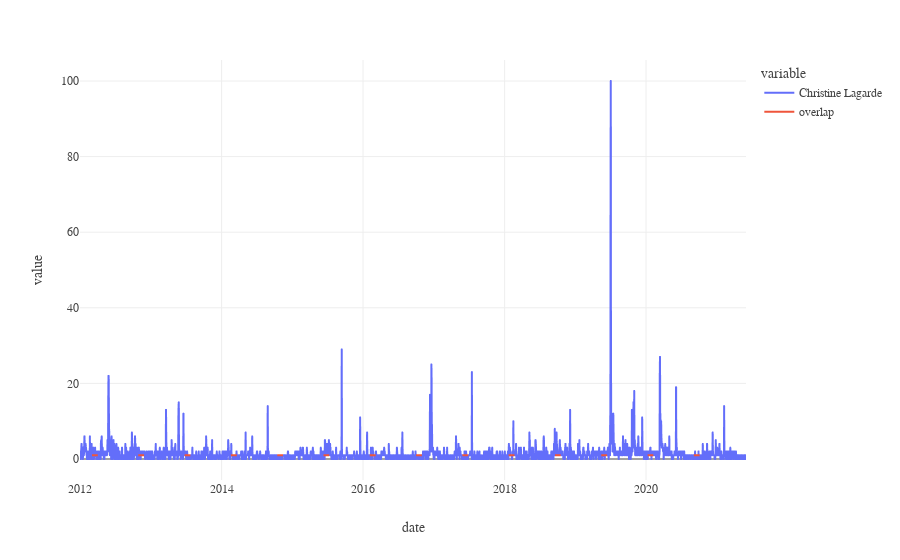

The cell this chart's notebook holds for it:
### Code cell
lagarde_30.plot().update_layout(**plotly_dict)

### Figure 1 — Plotly figure (JSON) as saved in the notebook; plotly's stock layout.template omitted (floating-point values rounded to 4 significant figures; data arrays with more than 128 entries replaced by an {"elided": "..."} marker saying what was removed)
{"data": [{"hovertemplate": "variable=Christine Lagarde<br>date=%{x}<br>value=%{y}<extra></extra>", "legendgroup": "Christine Lagarde", "line": {"color": "#636efa", "dash": "solid"}, "marker": {"symbol": "circle"}, "mode": "lines", "name": "Christine Lagarde", "showlegend": true, "type": "scattergl", "x": {"elided": "3439 str values"}, "xaxis": "x", "y": {"elided": "3439 int values"}, "yaxis": "y"}, {"hovertemplate": "variable=overlap<br>date=%{x}<br>value=%{y}<extra></extra>", "legendgroup": "overlap", "line": {"color": "#EF553B", "dash": "solid"}, "marker": {"symbol": "circle"}, "mode": "lines", "name": "overlap", "showlegend": true, "type": "scattergl", "x": {"elided": "3439 str values"}, "xaxis": "x", "y": {"elided": "3439 int values"}, "yaxis": "y"}], "layout": {"font": {"family": "Yanone Kaffeesatz"}, "legend": {"title": {"text": "variable"}, "tracegroupgap": 0}, "margin": {"t": 60}, "title": {"x": 0.05, "xanchor": "left"}, "xaxis": {"anchor": "y", "domain": [0, 1], "title": {"text": "date"}}, "yaxis": {"anchor": "x", "domain": [0, 1], "title": {"text": "value"}}}}
